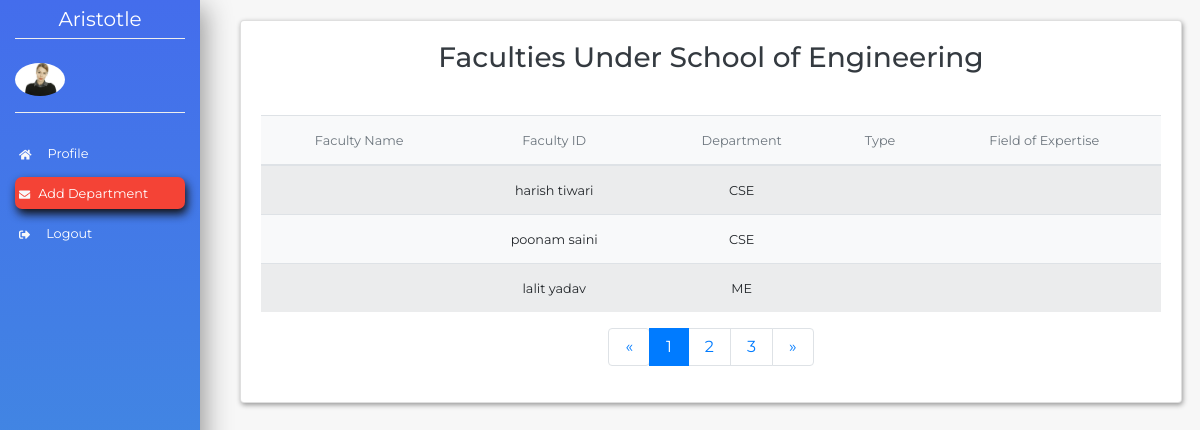
The page /academic/faculty/info on the database its author committed.
### academics/models.py (models this page shows, shortened)
class faculty(models.Model):
    id = models.AutoField(primary_key=True)
    FacultyID = models.ForeignKey('employee',on_delete=models.CASCADE)
    Department = models.ForeignKey('Department',on_delete=models.CASCADE)

class employee(models.Model):
    id = models.AutoField(primary_key=True)
    employeeID = models.CharField(max_length=10)
    personalEmail = models.EmailField()
    universityEmail = models.EmailField(blank=True)
    Name = models.CharField(max_length=20)
    Dob = models.DateField()
    Doj = models.DateField()
    def __str__(self):
        return self.Name

class Department(models.Model):
    id = models.AutoField(primary_key=True)
    DepartmentID = models.CharField(max_length=10)
    DepartmentName = models.CharField(max_length=100)
    HeadOfDepartment = models.ForeignKey('employee',on_delete=models.CASCADE)
    SpecializedCourse = models.BooleanField()
    StartDate = models.DateField()
    School = models.ForeignKey('school',on_delete=models.CASCADE)
    Status = models.BooleanField()
    def __str__(self):
        return self.DepartmentID

### academics/views.py (the view)
# urls.py: path('faculty/info',views.faculty_info),
def faculty_info(request):
    faculties = faculty.objects.all()
    return render(request,'dean/department.html',{'faculties':faculties})

### templates/dean/department.html (shortened to what this page needs)
{% load static %}
<!doctype html>
<html lang="en">
<head>
    <link rel="stylesheet" href="https://stackpath.bootstrapcdn.com/bootstrap/4.1.1/css/bootstrap.min.css">
    <link rel="stylesheet" href="{% static 'css/style_dash.css' %}">
</head>
<body>
    <nav class="navbar navbar-expand-lg navbar-light">
        <div class="collapse navbar-collapse" id="navbarSupportedContent">
            <div class="container-fluid">
                <div class="row">
                    <div class="col-xl-2 col-lg-3 col-md-4 sidebar fixed-top">
                        <a href="/" class="navbar-brand text-white d-block mx-auto text-center py-1 mb-4 bottom-border">Aristotle</a>
                        <div class="bottom-border pb-3">
                            <img src="images/admin.jpeg" width="50" class="rounded-circle mr-3">
                        </div>
                        <ul class="navbar-nav flex-column mt-4">
                            <li class="nav-item"><a href="/academic/Home" class="nav-link text-white p-1 mb-2 sidebar-link"><small><i class="fas fa-home text-light fa-sm mr-3"></i>Profile</small></a></li>
                            <li class="nav-item"><a href="/academic/department/add" class="nav-link text-white p-1 mb-2 current"><small><i class="fas fa-envelope text-light fa-sm mr-2"></i>Add Department</small></a></li>
                            <li class="nav-item"><a href="/accounts/logout" class="nav-link text-white p-1 mb-2 sidebar-link"><small><i class="fa fa-sign-out-alt text-light fa-sm mr-3"></i>Logout</small>  <a></li>
              </ul>
            </div>
          </div>
        </div>
      </div>
    </nav>
        {% if faculties %}
        <section>
            <div class="container">
                <div class="row mb-5">
                    <div class="col-xl-10 col-lg-9 col-md-6 ml-auto">
                        <div class="row align-items-center">
                            <div class="col-xl-12 col-sm-6 p-1 ml-3">
                                <div class="card card-common">
                                    <div class="card-body">
                                        <h3 class="text-dark text-center mb-3">Faculties Under School of Engineering</h3>
                                        <br>
                                        <table class="table table-striped bg-light text-center">
                                            <thead>
                                                <tr class="text-muted">
                                                    <th><small>Faculty Name</small></th>
                                                    <th><small>Faculty ID</small></th>
                                                    <th><small>Department</small></th>
                                                    <th><small>Type</small></th>
                                                    <th><small>Field of Expertise</small></th>
                                                </tr>
                                            </thead>
                                            <tbody>
                                                {% for out in faculties %}
                                                <tr>
                                                    <td><small>{{out.FacultyName}}</small></td>
                                                    <td><small>{{ out.FacultyID }}</small></td>
                                                    <td><small>{{ out.Department }}</small></td>
                                                    <td><small>{{ out.Ftype }}</small></td>
                                                    <td><small>{{ out.FieldOfExpertise }}</small></td>
                                                </tr>
                                                {% endfor %}
                                            </tbody>
                                        </table>
                                        <nav>
                                            <ul class="pagination justify-content-center">
                                                <li class="page-item">
                                                    <a href="#" class="page-link py-2 px-3">
                                                        <span>&laquo;</span>
                                                    </a>
                                                </li>
                                                <li class="page-item active">
                                                    <a href="#" class="page-link py-2 px-3">
                              1
                            </a>
                                                </li>
                                                <li class="page-item">
                                                    <a href="#" class="page-link py-2 px-3">
                              2
                            </a>
                                                </li>
                                                <li class="page-item">
                                                    <a href="#" class="page-link py-2 px-3">
                              3
                            </a>
                                                </li>
                                                <li class="page-item">
                                                    <a href="#" class="page-link py-2 px-3">
                                                        <span>&raquo;</span>
                                                    </a>
                                                </li>
                                            </ul>
                                        </nav>
                                    </div>
                                </div>
                            </div>
                        </div>
                    </div>
                </div>
            </div>
        </section>
        {% endif %}
</body>
</html>

### static/css/style_dash.css (style rules this page uses)
body { font-family: 'Montserrat', sans-serif; background-color: rgb(247, 247, 247); }
.sidebar { height: 100vh; background: linear-gradient(180deg, #446DEC, #3F99DB); background-position: center; background-repeat: no-repeat; background-size: cover; box-shadow: 5px 7px 25px #999; }
.bottom-border { border-bottom: 1px groove #eee; }
.sidebar-link { transition: all .4s; }
.current { background-color: #f44336; border-radius: 7px; box-shadow: 2px 5px 10px #111; transition: all .3s; }
.card-common { box-shadow: 1px 2px 5px #999; transition: all .4s; }

### rows shown on the page
faculty: FacultyID "harish tiwari", Department "CSE"
faculty: FacultyID "poonam saini", Department "CSE"
faculty: FacultyID "lalit yadav", Department "ME"
